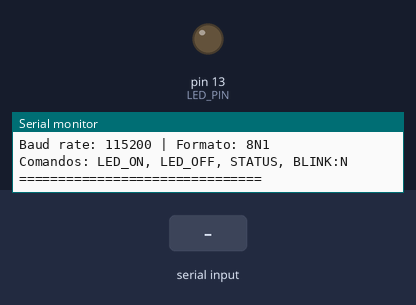
This program was run on a simulated Arduino Uno, built with avr-gcc and run on an emulated ATmega328P. Shown: output pins drawn as LEDs (lit = HIGH), the last lines printed to the serial monitor. Dashed ring = blinking. The inputs (shaded band) are chosen by the test bench.

Above: at 1.2 s.
1.3 s: "BLINK:90\n" received over Serial
At 1.37 s:
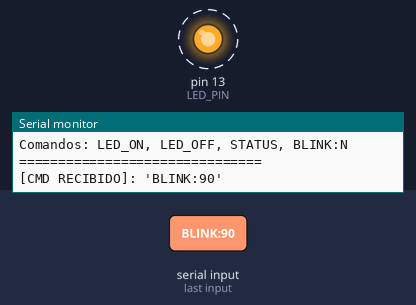
Timing chart, 0 to 10.3 s (numbered marks = the images above; inputs shaded):
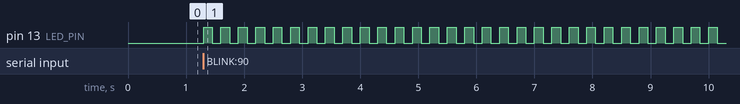

Measured:
- after the input at 1.3 s, pin 13 (LED_PIN): alternates HIGH for 0.15 s and LOW for 0.15 s, starting at once

The program:

main.cpp
```cpp
#include <Arduino.h>

const int LED_PIN = 13;
bool ledEstado = false;
String bufferCmd = "";

// Prototipos de funciones
void procesarComando(String cmd);
int freeRam();

void setup() {
  Serial.begin(115200);
  pinMode(LED_PIN, OUTPUT);

  // Mensaje de bienvenida
  Serial.println("===============================");
  Serial.println("Sistema UART - Arduino/ATmega");
  Serial.println("Baud rate: 115200 | Formato: 8N1");
  Serial.println("Comandos: LED_ON, LED_OFF, STATUS, BLINK:N");
  Serial.println("===============================");
}

void loop() {
  // Leer datos disponibles en el buffer UART
  while (Serial.available() > 0) {
    char c = Serial.read();
    if (c == '\n') {
      procesarComando(bufferCmd);
      bufferCmd = ""; // limpiar buffer
    } else if (c != '\r') {
      bufferCmd += c; // acumular caracteres
    }
  }
}

void procesarComando(String cmd) {
  cmd.trim(); // eliminar espacios al inicio/fin
  Serial.print("[CMD RECIBIDO]: '"); Serial.print(cmd); Serial.println("'");

  if (cmd == "LED_ON") {
    ledEstado = true;
    digitalWrite(LED_PIN, HIGH);
    Serial.println("[OK] LED encendido");
  }
  else if (cmd == "LED_OFF") {
    ledEstado = false;
    digitalWrite(LED_PIN, LOW);
    Serial.println("[OK] LED apagado");
  }
  else if (cmd == "STATUS") {
    Serial.println("--- STATUS ---");
    Serial.print("LED: "); Serial.println(ledEstado ? "ON" : "OFF");
    Serial.print("Uptime: "); Serial.print(millis() / 1000);
    Serial.println(" s");
    Serial.print("Free SRAM aprox: "); Serial.print(freeRam());
    Serial.println(" bytes");
  }
  else if (cmd.startsWith("BLINK:")) {
    int veces = cmd.substring(6).toInt();
    for (int i = 0; i < veces; i++) {
      digitalWrite(LED_PIN, HIGH);
      delay(150);
      digitalWrite(LED_PIN, LOW);
      delay(150);
    }
    Serial.print("[OK] Blink x"); Serial.println(veces);
  }
  else {
    Serial.print("[ERROR] Comando desconocido: '");
    Serial.print(cmd);
    Serial.println("'");
  }
}

// Función para calcular memoria libre en Arduino Uno (AVR)
int freeRam() {
  extern int __heap_start, *__brkval;
  int v;
  return (int)&v - (__brkval == 0 ? (int)&__heap_start : (int)__brkval);
}
```
